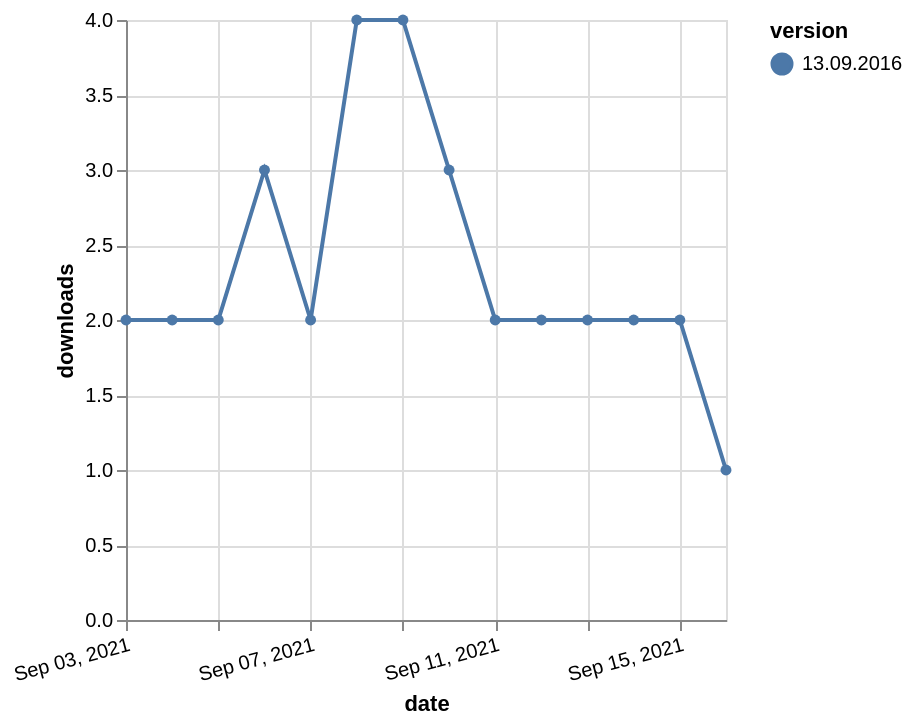

Source (Vega-Lite JSON):
### Vega-Lite specification from a JSON file in a GitHub repository (floating-point values rounded to 4 significant figures)
{"$schema": "https://vega.github.io/schema/vega-lite/v5.json", "description": "A simple bar chart with embedded data.", "data": {"values": [{"date": "2021-09-03", "total": 2830, "delta": 2, "version": "13.09.2016"}, {"date": "2021-09-04", "total": 2832, "delta": 2, "version": "13.09.2016"}, {"date": "2021-09-05", "total": 2834, "delta": 2, "version": "13.09.2016"}, {"date": "2021-09-06", "total": 2837, "delta": 3, "version": "13.09.2016"}, {"date": "2021-09-07", "total": 2839, "delta": 2, "version": "13.09.2016"}, {"date": "2021-09-08", "total": 2843, "delta": 4, "version": "13.09.2016"}, {"date": "2021-09-09", "total": 2847, "delta": 4, "version": "13.09.2016"}, {"date": "2021-09-10", "total": 2850, "delta": 3, "version": "13.09.2016"}, {"date": "2021-09-11", "total": 2852, "delta": 2, "version": "13.09.2016"}, {"date": "2021-09-12", "total": 2854, "delta": 2, "version": "13.09.2016"}, {"date": "2021-09-13", "total": 2856, "delta": 2, "version": "13.09.2016"}, {"date": "2021-09-14", "total": 2858, "delta": 2, "version": "13.09.2016"}, {"date": "2021-09-15", "total": 2860, "delta": 2, "version": "13.09.2016"}, {"date": "2021-09-16", "total": 2861, "delta": 1, "version": "13.09.2016"}]}, "width": "container", "mark": {"type": "line", "point": {"filled": true}}, "encoding": {"x": {"field": "date", "type": "temporal", "timeUnit": "yearmonthdate", "title": "date", "axis": {"labelAngle": -15}}, "y": {"field": "delta", "type": "quantitative", "title": "downloads"}, "color": {"field": "version", "type": "nominal"}, "tooltip": {"field": "delta"}}}
